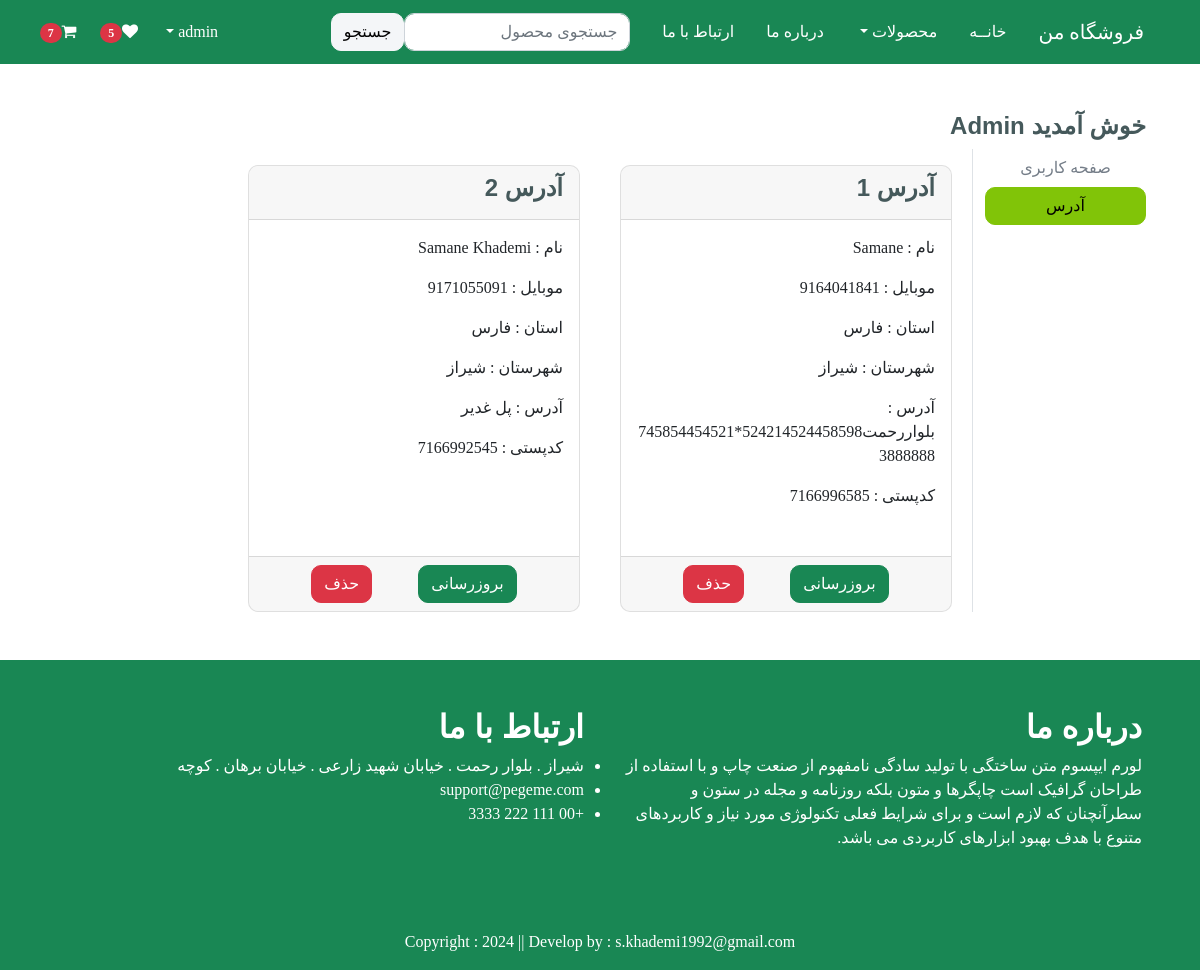
Page /address/ (signed in) on the earlier database version.
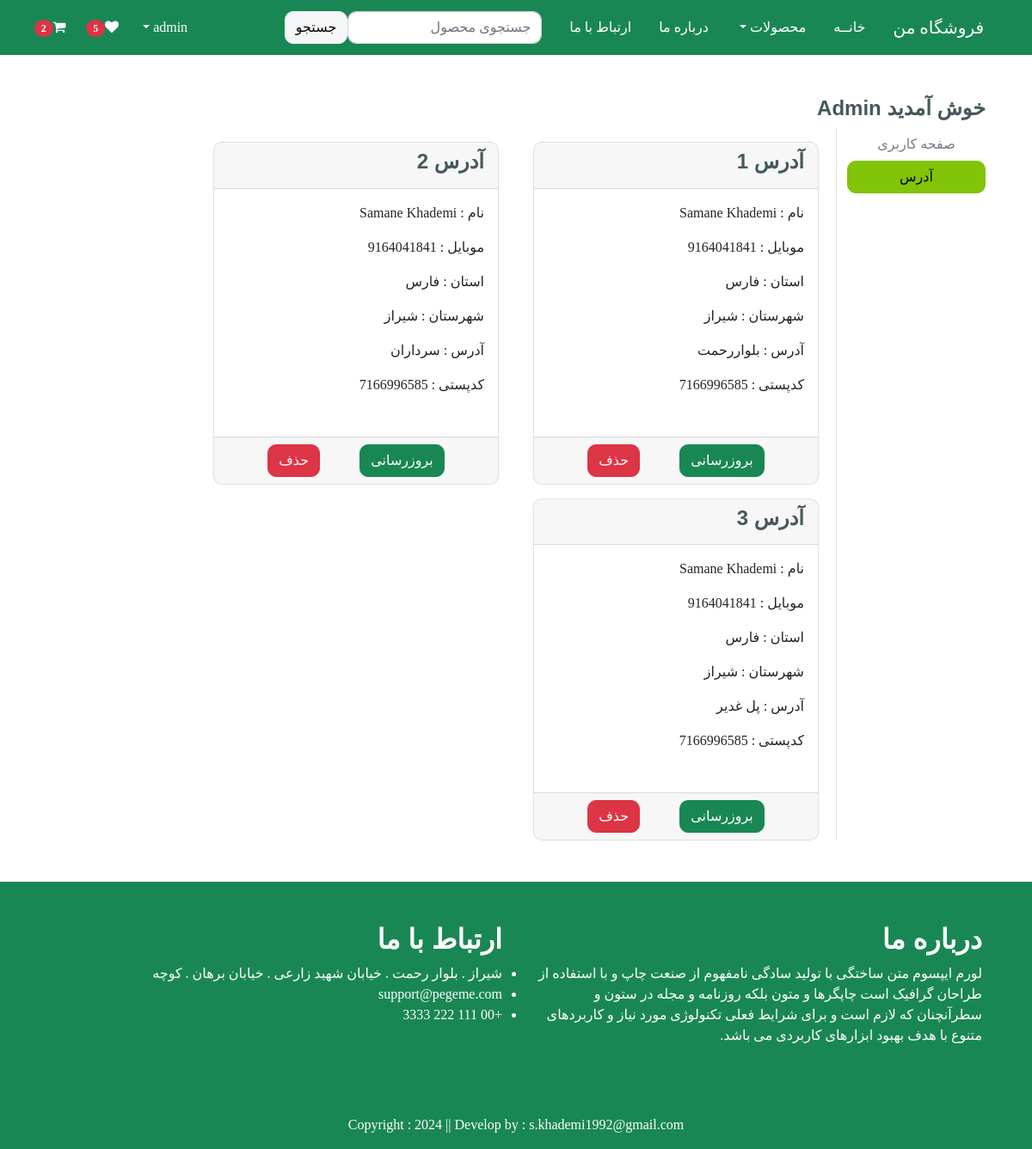
Same page on the later database version.
### app/models.py (models this page shows, shortened)
class Customer(models.Model):
    user = models.ForeignKey(User, on_delete=models.CASCADE)
    name = models.CharField(max_length=200)
    mobile = models.IntegerField(default=0)
    state = models.CharField(max_length=50)
    city = models.CharField(max_length=50)
    locality = models.CharField(max_length=200)
    zipcode = models.IntegerField()

### app/views.py (the view)
# urls.py: path('address/', views.address, name='address'),
@login_required
def address(request):
    add = Customer.objects.filter(user=request.user)
    totalitem = 0
    wishitem = 0
    if request.user.is_authenticated:
        totalitem = len(Cart.objects.filter(user=request.user))
        wishitem = len(Wishlist.objects.filter(user=request.user))
    return render(request, 'app/address.html', locals())

### app/templates/app/address.html (shortened to what this page needs)
{% extends 'app/base.html' %}
{% load static %}
{% block main-content %}
<div class="container my-5">
    <div class="row">
        <h4><span class="text-capitalize">خوش آمدید {{ request.user }}</span></h4>
        <div class="col-sm-2 border-start">
            <ul class="list-unstyled">
                <li class="d-grid"><a href="{% url 'profile' %}" class="btn">صفحه کاربری</a></li>
                <li class="d-grid"><a href="{% url 'address' %}" class="btn btn-primary">آدرس</a></li>
            </ul>
        </div>
        <div class="col-sm-8 offset-sm-1">
            <div class="row">
                {% for ad in add %}
                <div class="col-sm-6 py-2">
                    <div class="card m-2 h-100">
                        <div class="card-header">
                            <h4>آدرس {{ forloop.counter }}</h4>
                        </div>
                        <div class="card-body">
                            <p>نام : {{ ad.name }}</p>
                            <p>موبایل : {{ ad.mobile }}</p>
                            <p>استان : {{ ad.state }}</p>
                            <p>شهرستان : {{ ad.city }}</p>
                            <p>آدرس : {{ ad.locality }}</p>
                            <p>کدپستی : {{ ad.zipcode }}</p>
                        </div>
                        <div class="card-footer d-flex justify-content-evenly">
                            <a href="{% url 'updateAddress' pk=ad.id %}" type="button" class="btn btn-success">بروزرسانی</a>
                            <a href="{% url 'deleteAddress' pk=ad.id %}" type="button" class="btn btn-danger">حذف</a>
                        </div>
                    </div>
                </div>
                {% endfor %}
            </div>
        </div>
    </div>
</div>
{% endblock main-content %}

### app/templates/app/base.html (shortened to what the changed rows need)
<!DOCTYPE html>
{% load static %}
<html lang="fa" dir="rtl">
<head>
    <link href="https://cdn.jsdelivr.net/npm/bootstrap@5.3.3/dist/css/bootstrap.min.css" rel="stylesheet">
    <link rel="stylesheet" href="{% static 'app/css/all.min.css' %}">
    <link rel="stylesheet" href="{% static 'app/css/owl.carousel.min.css' %}">
    <link rel="stylesheet" href="{% static 'app/css/style.css' %}">
    <link rel="stylesheet" href="{% static 'app/css/font-awesome.min.css' %}">
    <link rel="stylesheet" href="{% static 'app/css/responsive.css' %}">
    <link rel="stylesheet" href="{% static 'app/css/bootstrap.min.css' %}">
</head>
<body class="font" dir="rtl">
    <nav class="navbar sticky-top navbar-expand-lg navbar-dark bg-success">
        <div class="container-fluid my-1">
            <div class="collapse navbar-collapse justify-content-between" style="direction: rtl" id="navbarSupportedContent">
                <ul class="navbar-nav d-flex me-auto mb-2 mb-lg-0">
                    {% if user.is_authenticated %}
                    <li class="nav-item mx-2">
                        <a href="{% url 'showcart' %}" class="nav-link text-white"><i class="fa fa-shopping-cart"></i><span class="badge bg-danger">{% if totalitem > 0 %} {{ totalitem }} {% endif %}</span></a>
                    </li>
                    {% endif %}
                </ul>
            </div>
        </div>
    </nav>
{% block main-content %}{% endblock main-content %}
	<div class="text-white bg-success py-5">
		<div class="container">
			<div class="row">
				<div class="col-lg-6 col-md-6 px-3">
					<div class="about-widget">
						<h2 class="fs-sm-1 text-white">درباره ما</h2>
					</div>
				</div>
				<div class="col-lg-6 col-md-6 px-3">
					<div class="footer-box get-in-touch">
						<h2 class="widget-title text-white">ارتباط با ما</h2>
					</div>
				</div>
			</div>
		</div>
	</div>
</body>
</html>

Differences in the rows shown:
removed Customer: name "Samane", mobile "9164041841", state "فارس", city "شیراز", locality "بلواررحمت524214524458598*7458544545213888888", zipcode "7166996585"
removed Customer: name "Samane Khademi", mobile "9171055091", state "فارس", city "شیراز", locality "پل غدیر", zipcode "7166992545"
added Customer: name "Samane Khademi", mobile "9164041841", state "فارس", city "شیراز", locality "بلواررحمت", zipcode "7166996585"
added Customer: name "Samane Khademi", mobile "9164041841", state "فارس", city "شیراز", locality "سرداران", zipcode "7166996585"
added Customer: name "Samane Khademi", mobile "9164041841", state "فارس", city "شیراز", locality "پل غدیر", zipcode "7166996585"
Other differences:
{{ totalitem }}: "7" → "2"
